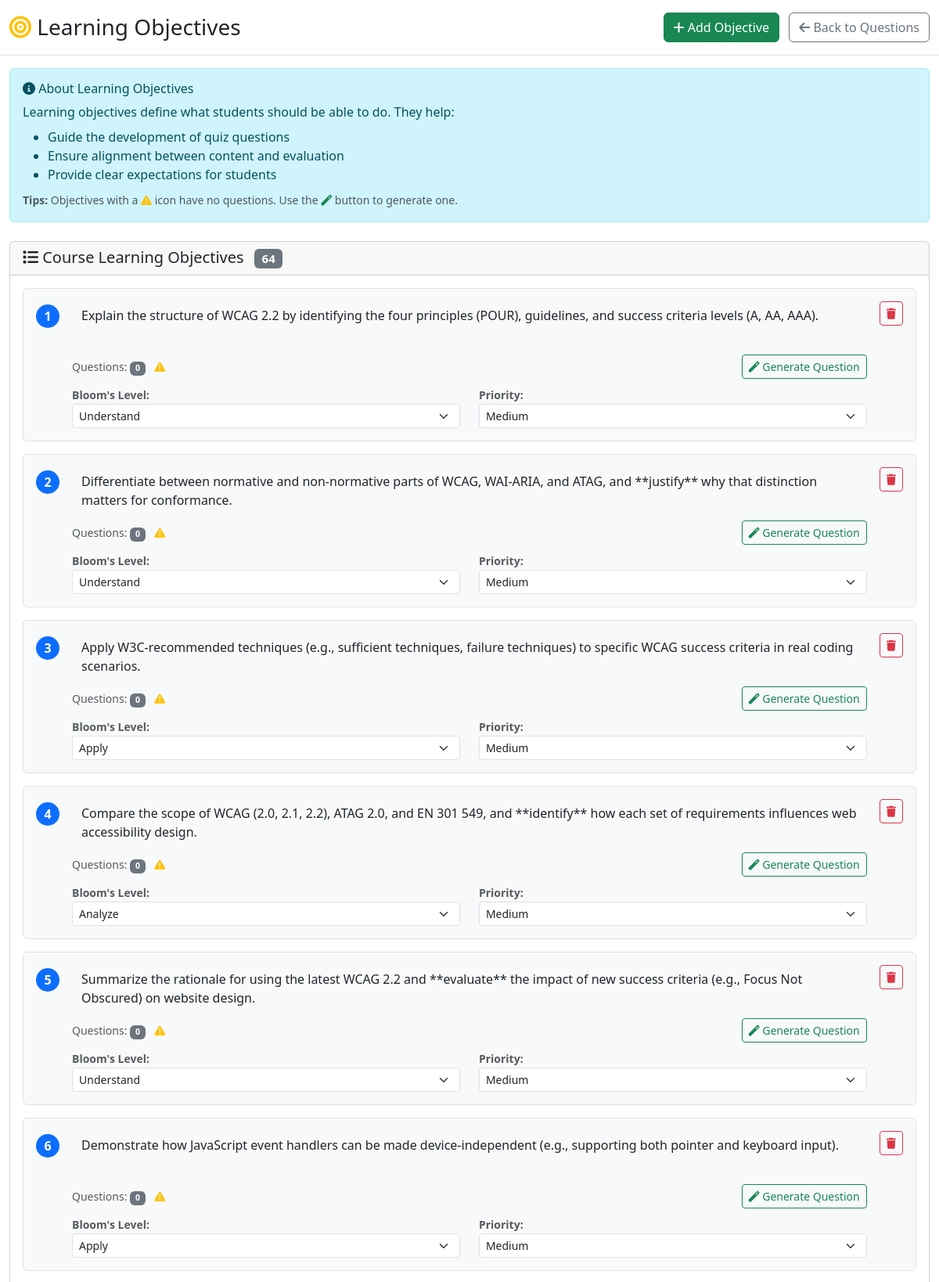
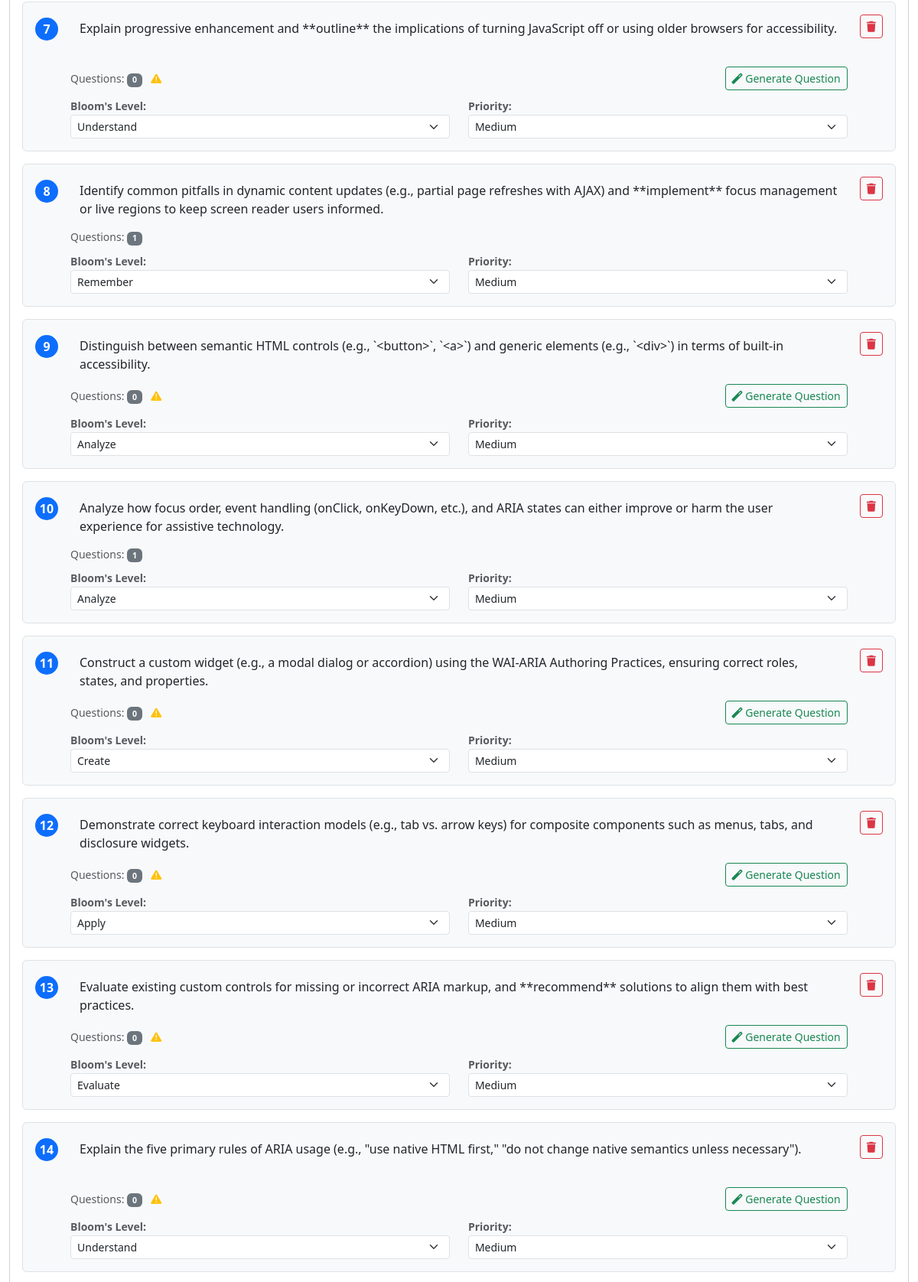
Screenshot of /objectives/ (upper part) with the database file from the repository (2 pictures, top to bottom).
### tables this page shows
CREATE TABLE learning_objective (
                    id TEXT PRIMARY KEY,
                    text TEXT NOT NULL UNIQUE,
                    created_at TEXT,
                    
                    -- These columns are new, for your objectives.html UI --
                    blooms_level TEXT DEFAULT 'understand',
                    priority TEXT DEFAULT 'medium'
                );

### src/question_app/api/objectives.py (the view)
@router.get("/", response_class=HTMLResponse)
async def objectives_page(request: Request):
    try:
        objectives = db.list_all_objectives_with_counts()
        return templates.TemplateResponse(
            "objectives.html", {"request": request, "objectives": objectives}
        )
    except Exception as e:
        logger.error(f"Error loading objectives page: {e}", exc_info=True)
        raise HTTPException(status_code=500, detail="Could not load objectives.")

### templates/objectives.html (shortened to what this page needs)
<!DOCTYPE html>
<html lang="en">
<head>
    <link href="https://cdn.jsdelivr.net/npm/bootstrap@5.3.7/dist/css/bootstrap.min.css" rel="stylesheet">
    <link href="https://cdnjs.cloudflare.com/ajax/libs/font-awesome/6.0.0/css/all.min.css" rel="stylesheet">
</head>
<body>
    <div class="sticky-header">
        <div class="container-fluid">
            <div class="d-flex justify-content-between align-items-center">
                <div>
                    <h1 class="h3 mb-0">
                        <i class="fas fa-bullseye text-warning"></i> Learning Objectives
                    </h1>
                </div>
                <div>
                    <button id="addObjectiveBtn" class="btn btn-success me-2">
                        <i class="fas fa-plus"></i> Add Objective
                    </button>
                    <a href="/" class="btn btn-outline-secondary">
                        <i class="fas fa-arrow-left"></i> Back to Questions
                    </a>
                </div>
            </div>
        </div>
    </div>
    <div class="container-fluid">
        <div class="alert alert-info mb-4">
            <h6 class="alert-heading"><i class="fas fa-info-circle"></i> About Learning Objectives</h6>
            <p class="mb-2">Learning objectives define what students should be able to do. They help:</p>
            <ul class="mb-2">
                <li>Guide the development of quiz questions</li>
                <li>Ensure alignment between content and evaluation</li>
                <li>Provide clear expectations for students</li>
            </ul>
            <small class="text-muted">
                <strong>Tips:</strong> Objectives with a <i class="fas fa-exclamation-triangle text-warning"></i>
                icon have no questions. Use the <i class="fas fa-magic text-success"></i>
                button to generate one.
            </small>
        </div>
        <div class="card">
            <div class="card-header">
                <h5 class="mb-0">
                    <i class="fas fa-list"></i> Course Learning Objectives
                    <span class="badge bg-secondary ms-2" id="objectiveCount">
                        {{ objectives|length if objectives else 0 }}
                    </span>
                </h5>
            </div>
            <div class="card-body">
                <div id="objectivesList">
                    {% if objectives and objectives|length > 0 %}
                    {% for objective in objectives %}
                    <div class="objective-item" data-objective-id="{{ objective.id }}">
                        <div class="d-flex align-items-start p-3">
                            <div class="objective-number me-3 mt-1">
                                {{ loop.index }}
                            </div>
                            <div class="flex-grow-1">
                                <textarea class="objective-input form-control"
                                    placeholder="Enter learning objective here...">{{ objective.text }}</textarea>
                                <div class="d-flex justify-content-between align-items-center mt-2">
                                    <small class="text-muted">
                                        Questions: <span class="badge bg-secondary">{{ objective.question_count
                                            }}</span>
                                        {% if objective.question_count == 0 %}
                                        <span class="ms-2" title="No questions associated with this objective">
                                            <i class="fas fa-exclamation-triangle text-warning"></i>
                                        </span>
                                        {% endif %}
                                    </small>
                                    {% if objective.question_count == 0 %}
                                    <button class="btn btn-sm btn-outline-success generate-question"
                                        data-objective-id="{{ objective.id }}" title="Generate Question with AI">
                                        <i class="fas fa-magic"></i> Generate Question
                                    </button>
                                    {% endif %}
                                </div>
                                <div class="row mt-2">
                                    <div class="col-md-6">
                                        <small class="text-muted">
                                            <strong>Bloom's Level:</strong>
                                            <select class="form-select form-select-sm blooms-level">
                                                <option value="remember" {% if objective.blooms_level=='remember'
                                                    %}selected{% endif %}>Remember</option>
                                                <option value="understand" {% if objective.blooms_level=='understand'
                                                    %}selected{% endif %}>Understand</option>
                                                <option value="apply" {% if objective.blooms_level=='apply' %}selected{%
                                                    endif %}>Apply</option>
                                                <option value="analyze" {% if objective.blooms_level=='analyze'
                                                    %}selected{% endif %}>Analyze</option>
                                                <option value="evaluate" {% if objective.blooms_level=='evaluate'
                                                    %}selected{% endif %}>Evaluate</option>
                                                <option value="create" {% if objective.blooms_level=='create'
                                                    %}selected{% endif %}>Create</option>
                                            </select>
                                        </small>
                                    </div>
                                    <div class="col-md-6">
                                        <small class="text-muted">
                                            <strong>Priority:</strong>
                                            <select class="form-select form-select-sm priority-level">
                                                <option value="medium" {% if objective.priority=='medium' %}selected{%
                                                    endif %}>Medium</option>
                                            </select>
                                        </small>
                                    </div>
                                </div>
                            </div>
                            <div class="ms-3">
                                <button class="btn btn-sm btn-outline-danger delete-objective" title="Delete objective">
                                    <i class="fas fa-trash"></i>
                                </button>
                            </div>
                        </div>
                    </div>
                    {% endfor %}
                    {% endif %}
                </div>
            </div>
        </div>
    </div>
</body>
</html>

### templates/objectives.html (style rules this page uses)
.sticky-header { position: sticky; top: 0; z-index: 1000; background-color: white; border-bottom: 1px solid #dee2e6; padding: 1rem 0; margin-bottom: 1rem; }
.objective-item { border: 1px solid #dee2e6; border-radius: 0.375rem; margin-bottom: 1rem; background-color: #f8f9fa; transition: transform 0.2s; }
.objective-number { background-color: #0d6efd; color: white; border-radius: 50%; width: 30px; height: 30px; display: flex; align-items: center; justify-content: center; font-weight: bold; flex-shrink: 0; }
.objective-input { border: none; background: transparent; resize: none; min-height: 40px; width: 100%; }

### rows the page displays
learning_objective: text "Explain the structure of WCAG 2.2 by identifying the four principles (POUR), guidelines, and success criteria levels (A, AA, AAA).", question_count "0", blooms_level "Understand", priority "Medium"
learning_objective: text "Differentiate between normative and non-normative parts of WCAG, WAI-ARIA, and ATAG, and **justify** why that distinction matters for conformance.", question_count "0", blooms_level "Understand", priority "Medium"
learning_objective: text "Apply W3C-recommended techniques (e.g., sufficient techniques, failure techniques) to specific WCAG success criteria in real coding scenarios.", question_count "0", blooms_level "Apply", priority "Medium"
learning_objective: text "Compare the scope of WCAG (2.0, 2.1, 2.2), ATAG 2.0, and EN 301 549, and **identify** how each set of requirements influences web accessibility design.", question_count "0", blooms_level "Analyze", priority "Medium"
learning_objective: text "Summarize the rationale for using the latest WCAG 2.2 and **evaluate** the impact of new success criteria (e.g., Focus Not Obscured) on website design.", question_count "0", blooms_level "Understand", priority "Medium"
learning_objective: text "Demonstrate how JavaScript event handlers can be made device-independent (e.g., supporting both pointer and keyboard input).", question_count "0", blooms_level "Apply", priority "Medium"
learning_objective: text "Explain progressive enhancement and **outline** the implications of turning JavaScript off or using older browsers for accessibility.", question_count "0", blooms_level "Understand", priority "Medium"
learning_objective: text "Identify common pitfalls in dynamic content updates (e.g., partial page refreshes with AJAX) and **implement** focus management or live regions to keep screen reader users informed.", question_count "1", blooms_level "Remember", priority "Medium"
learning_objective: text "Distinguish between semantic HTML controls (e.g., `<button>`, `<a>`) and generic elements (e.g., `<div>`) in terms of built-in accessibility.", question_count "0", blooms_level "Analyze", priority "Medium"
learning_objective: text "Analyze how focus order, event handling (onClick, onKeyDown, etc.), and ARIA states can either improve or harm the user experience for assistive technology.", question_count "1", blooms_level "Analyze", priority "Medium"
learning_objective: text "Construct a custom widget (e.g., a modal dialog or accordion) using the WAI-ARIA Authoring Practices, ensuring correct roles, states, and properties.", question_count "0", blooms_level "Create", priority "Medium"
learning_objective: text "Demonstrate correct keyboard interaction models (e.g., tab vs. arrow keys) for composite components such as menus, tabs, and disclosure widgets.", question_count "0", blooms_level "Apply", priority "Medium"
learning_objective: text "Evaluate existing custom controls for missing or incorrect ARIA markup, and **recommend** solutions to align them with best practices.", question_count "0", blooms_level "Evaluate", priority "Medium"
learning_objective: text "Explain the five primary rules of ARIA usage (e.g., \"use native HTML first,\" \"do not change native semantics unless necessary\").", question_count "0", blooms_level "Understand", priority "Medium"

### other values shown
{{ objectives|length if objectives else 0 }} "64"
